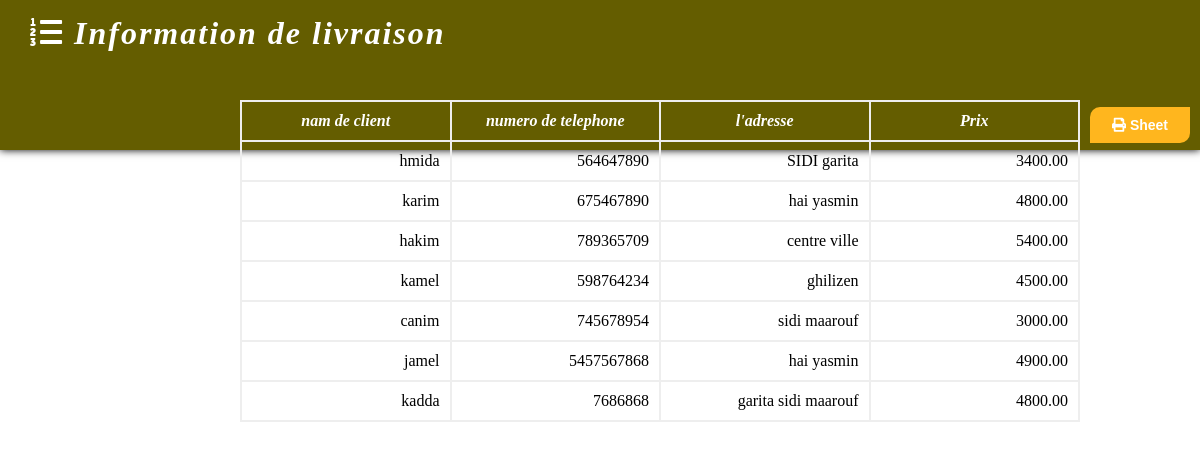
The page / on the database its author committed.
### main/models.py (models this page shows)
class Order(models.Model):
    name = models.CharField(max_length=122)
    phone = models .DecimalField(max_digits=11, decimal_places=0)
    adresse = models.CharField(max_length=202)
    prix = models .DecimalField(max_digits=10, decimal_places=2)

### main/views.py (the view)
# urls.py: path('',views.index, name='index')
def index(request):
    context = {
        'ord' : Order.objects.all(),
        'x': 1
    }
    return render(request,'page/index.html',context)

### main/templates/page/index.html (shortened to what this page needs)
<!DOCTYPE html>
{% load static %}
<html lang="en">
  <head>
    <link rel="stylesheet" href="{% static 'css/sacoche.css' %}">
    <link rel="stylesheet" href="https://pro.fontawesome.com/releases/v5.10.0/css/all.css"/>
  </head>
  <body>
    <div class="header">
      <h1><i class="fa fa-list-ol"></i> Information de livraison</h1>
      <button class="btn print-btn"><i class="fa fa-print"></i> Sheet</button>
    </div>
  </body>
  <div class="table-section">
    <table>
      <thead>
        <tr>
          <th>nam de client</th>
          <th>numero de telephone</th>
          <th>l'adresse</th>
          <th>Prix</th>
        </tr>
      </thead>
      {% for x in ord  %}
      <tbody>
        <tr>
          <td></i>{{x.name}}</td>
          <td> {{x.phone}}</td>
          <td>{{x.adresse}}</td>
          <td>{{x.prix}}</td>
    {% endfor %}
    </table>
  </div>
</html>

### main/static/css/sacoche.css (style rules this page uses)
body { padding: 0; margin: 0; }
.header { width: 100%; height: 150px; position: fixed; background-color: #645d00; color: white; letter-spacing: 2px; box-shadow: 0 0 8px black; z-index: -1000; font-style: oblique; }
h1 { padding: 10px; margin: 5px 20px; }
.table-section { width: 70%; margin: 0 10% 100px 20%; position: relative; top: 100px; z-index: 1000; }
.table-section thead { font-style: oblique; color: white; }
table { width: 100%; }
th,td { width: 25%; padding: 10px; }
td { text-align: right; }
table,th,td { border: 2px solid #eee; border-collapse: collapse; }
.btn { border: none; padding: 10px; color: white; font-weight: bold; font-size: 14px; border-radius: 10px 0 10px 0; }
.print-btn { background-color: #FFB61E; width: 100px; position: relative; float: right; top: 40px; margin-right: 10px; }

### rows shown on the page
Order: name "hmida", phone "564647890", adresse "SIDI garita", prix "3400.00"
Order: name "karim", phone "675467890", adresse "hai yasmin", prix "4800.00"
Order: name "hakim", phone "789365709", adresse "centre ville", prix "5400.00"
Order: name "kamel", phone "598764234", adresse "ghilizen", prix "4500.00"
Order: name "canim", phone "745678954", adresse "sidi maarouf", prix "3000.00"
Order: name "jamel", phone "5457567868", adresse "hai yasmin", prix "4900.00"
Order: name "kadda", phone "7686868", adresse "garita sidi maarouf", prix "4800.00"
